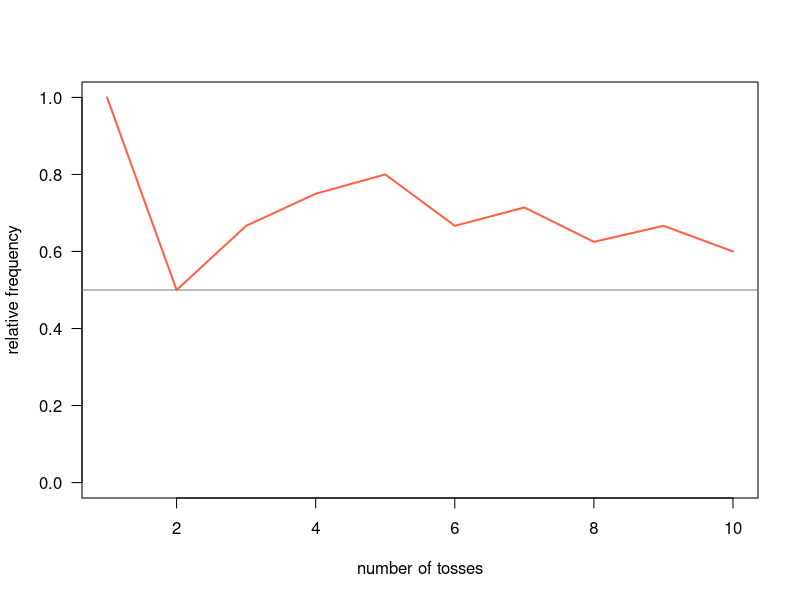

Recreate this plot in R.
## ---- chunk 1
# number of flips
num_flips <- 10

# flips simulation
coin <- c('heads', 'tails')
flips <- sample(coin, size = num_flips, replace = TRUE)

# number of heads and tails
freqs <- table(flips)
freqs

heads_freq <- cumsum(flips == 'heads') / 1:num_flips

plot(heads_freq,      # vector
     type = 'l',      # line type
     lwd = 2,         # width of line
     col = 'tomato',  # color of line
     las = 1,         # orientation of tick-mark labels
     ylim = c(0, 1),  # range of y-axis
     xlab = "number of tosses",    # x-axis label
     ylab = "relative frequency")  # y-axis label
abline(h = 0.5, col = 'gray50')
